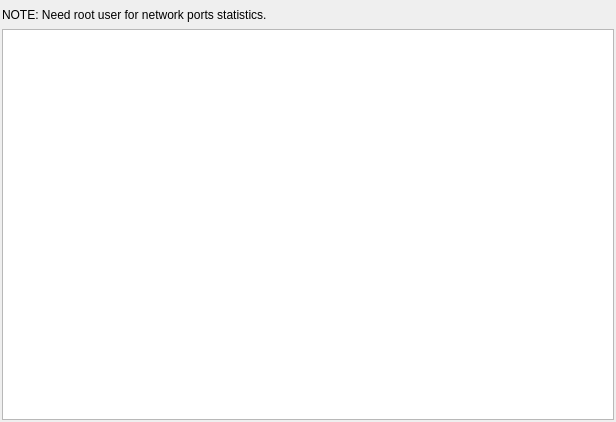
<?xml version="1.0" encoding="UTF-8"?>
<ui version="4.0">
 <class>TabSockets</class>
 <widget class="QWidget" name="TabSockets">
  <property name="geometry">
   <rect>
    <x>0</x>
    <y>0</y>
    <width>616</width>
    <height>422</height>
   </rect>
  </property>
  <property name="windowTitle">
   <string>Form</string>
  </property>
  <layout class="QGridLayout" name="gridLayout">
   <property name="leftMargin">
    <number>2</number>
   </property>
   <property name="topMargin">
    <number>2</number>
   </property>
   <property name="rightMargin">
    <number>2</number>
   </property>
   <property name="bottomMargin">
    <number>2</number>
   </property>
   <property name="spacing">
    <number>2</number>
   </property>
   <item row="1" column="0">
    <layout class="QVBoxLayout" name="verticalLayoutGraph">
     <property name="spacing">
      <number>0</number>
     </property>
    </layout>
   </item>
   <item row="2" column="0">
    <widget class="QTableView" name="tableView">
     <property name="sizePolicy">
      <sizepolicy hsizetype="Expanding" vsizetype="Preferred">
       <horstretch>0</horstretch>
       <verstretch>0</verstretch>
      </sizepolicy>
     </property>
    </widget>
   </item>
   <item row="0" column="0">
    <widget class="QLabel" name="label">
     <property name="sizePolicy">
      <sizepolicy hsizetype="Preferred" vsizetype="Preferred">
       <horstretch>0</horstretch>
       <verstretch>0</verstretch>
      </sizepolicy>
     </property>
     <property name="maximumSize">
      <size>
       <width>16777215</width>
       <height>25</height>
      </size>
     </property>
     <property name="text">
      <string>NOTE: Need root user for network ports statistics.</string>
     </property>
    </widget>
   </item>
  </layout>
 </widget>
 <resources/>
 <connections/>
</ui>
